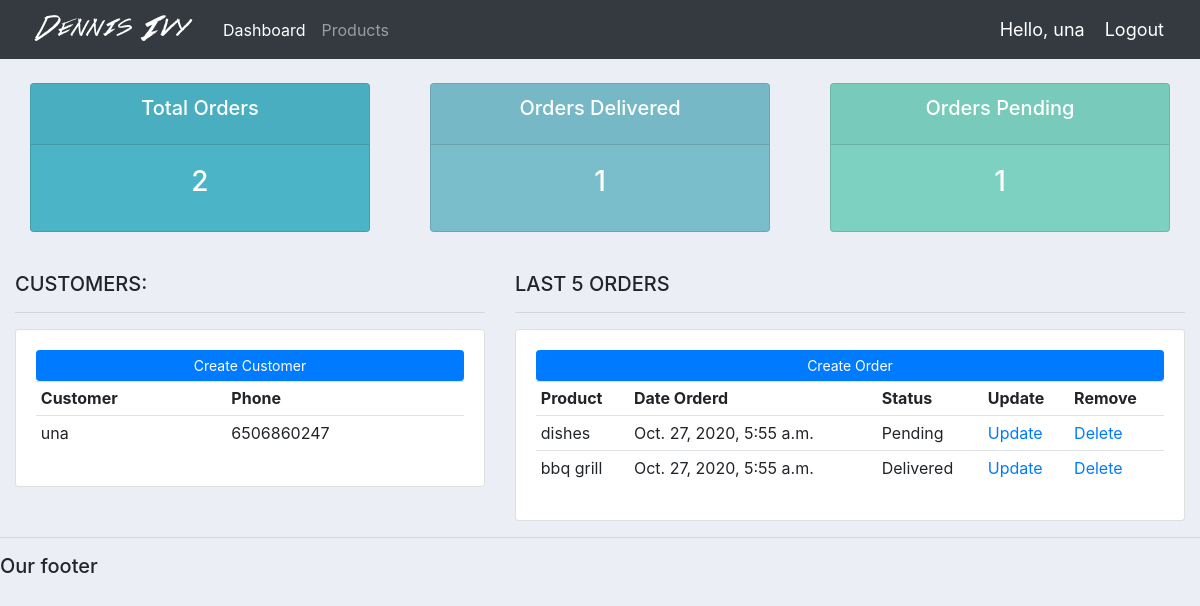
The app's page / (signed in) with its own data.
### accounts/models.py (models this page shows, shortened)
class Customer(models.Model):
    name = models.CharField(max_length=200, null=True)
    phone = models.CharField(max_length=200, null=True)
    email = models.CharField(max_length=200, null=True)
    date_created = models.DateTimeField(auto_now_add=True, null=True)

class Order(models.Model):
    STATUS = (
			('Pending', 'Pending'),
			('Out for delivery', 'Out for delivery'),
			('Delivered', 'Delivered'),
			)
    customer = models.ForeignKey(Customer, null=True, on_delete= models.SET_NULL)
    product = models.ForeignKey(Product, null=True, on_delete= models.SET_NULL)
    date_created = models.DateTimeField(auto_now_add=True, null=True)
    status = models.CharField(max_length=200, null=True, choices=STATUS)

class Product(models.Model):
    CATEGORY = (
			('Indoor', 'Indoor'),
			('Out Door', 'Out Door'),
			)
    name = models.CharField(max_length=200, null=True)
    price = models.FloatField(null=True)
    category = models.CharField(max_length=200, null=True, choices=CATEGORY)
    description = models.CharField(max_length=200, null=True)
    date_created = models.DateTimeField(auto_now_add=True, null=True)
    tags = models.ManyToManyField(Tag) #add many-to-many relationship
    def __str__(self):
        return self.name

### accounts/decorators.py (the view)
    def wrapper_func(request, *args , **kwargs):
        group = None
        if request.user.groups.exists():
            group = request.user.groups.all()[0].name
        if group == 'moderator' :
            return view_func(request, *args , **kwargs)
        if group == 'restaurant' :
            return redirect('user-page')

### accounts/views.py (called while the page is built)
@login_required(login_url='login')
@admin_only
def home(request):
    orders = Order.objects.all()
    customers = Customer.objects.all()
    total_customers = customers.count()
    total_orders = orders.count()
    delivered = orders.filter(status='Delivered').count()
    pending = orders.filter(status='Pending').count()
    context = {'orders':orders, 'customers':customers,
	'total_orders':total_orders,'delivered':delivered,
	'pending':pending }
    return render(request,'accounts/dashboard.html',context)

### accounts/templates/accounts/dashboard.html
{%  extends 'accounts/main.html' %}
{% block content %}
{%  include 'accounts/status.html' %}
<br>
<div class="row">
	<div class="col-md-5">
		<h5>CUSTOMERS:</h5>
		<hr>
		<div class="card card-body">
			<a class="btn btn-primary  btn-sm btn-block" href="">Create Customer</a>
			<table class="table table-sm">
				<tr>
					<th>Customer</th>
					<th>Phone</th>
				</tr>
				{% for customer in customers %}
					<tr>
						<td>{{customer.name}}</td>
						<td>{{customer.phone}}</td>
					</tr>
				{% endfor %}
			</table>
		</div>
	</div>
	<div class="col-md-7">
		<h5>LAST 5 ORDERS</h5>
		<hr>
		<div class="card card-body">
			<a class="btn btn-primary  btn-sm btn-block" href="">Create Order</a>
			<table class="table table-sm">
				<tr>
					<th>Product</th>
					<th>Date Orderd</th>
					<th>Status</th>
					<th>Update</th>
					<th>Remove</th>
				</tr>
				{% for order in orders %}
					<tr>
						<td>{{order.product}}</td>
						<td>{{order.date_created}}</td>
						<td>{{order.status}}</td>
						<td><a href="">Update</a></td>
						<td><a href="">Delete</a></td>
					</tr>
				{% endfor %}
			</table>
		</div>
	</div>
</div>
{% endblock %}

### accounts/templates/accounts/main.html (shortened to what this page needs)
{% load static %}
<!DOCTYPE html>
<html>
<head>
	<link rel="stylesheet" href="https://stackpath.bootstrapcdn.com/bootstrap/4.3.1/css/bootstrap.min.css">
	<link rel="stylesheet" type="text/css" href="{% static '/css/main.css' %}">
</head>
<body>
	{%  include 'accounts/navbar.html' %}
	<div class="container-fluid">
	{% block content %}
	{% endblock %}
    </div>
	<hr>
	<h5>Our footer</h5>
</body>
</html>

### accounts/templates/accounts/navbar.html (shortened to what this page needs)
{% load static %}
<nav class="navbar navbar-expand-lg navbar-dark bg-dark">
 <img src="{% static 'images/logo.png' %}">
  <div class="collapse navbar-collapse" id="navbarNav">
    <ul class="navbar-nav">
      <li class="nav-item active">
        <a class="nav-link" href="{% url 'home' %}">Dashboard</a>
      </li>
      <li class="nav-item">
        <a class="nav-link" href="{% url 'products' %}">Products</a>
      </li>
    </ul>
  </div>
  <span class="hello-msg">Hello, {{request.user}}</span>
  <span ><a  class="hello-msg" href="{% url 'logout' %}">Logout</a></span>
</nav>

### accounts/templates/accounts/status.html
<br>
<div class="row">
	<div class="col">
		<div class="col-md">
			<div class="card text-center text-white  mb-3" id="total-orders">
			  	<div class="card-header">
			  		<h5 class="card-title">Total Orders</h5>
			  	</div>
			  	<div class="card-body">
			    	<h3 class="card-title">{{total_orders}}</h3>
			  	</div>
			</div>
		</div>
	</div>
	<div class="col">
		<div class="col-md">
			<div class="card text-center text-white  mb-3" id="orders-delivered">
			  	<div class="card-header">
			  		<h5 class="card-title">Orders Delivered</h5>
			  	</div>
			  	<div class="card-body">
			    	<h3 class="card-title">{{delivered}}</h3>
			  	</div>
			</div>
		</div>
	</div>
	<div class="col">
		<div class="col-md">
			<div class="card text-center text-white  mb-3" id="orders-pending">
			  	<div class="card-header">
			  		<h5 class="card-title">Orders Pending</h5>
			  	</div>
			  	<div class="card-body">
			    	<h3 class="card-title">{{pending}}</h3>
			  	</div>
			</div>
		</div>
	</div>
</div>

### static/css/main.css (style rules this page uses)
body { background-color: #ebeff5; }
#total-orders { background-color: #4cb4c7; }
#orders-delivered { background-color: #7abecc; }
#orders-pending { background-color: #7CD1C0; }

### accounts/templates/accounts/navbar.html (style rules this page uses)
.hello-msg { font-size: 18px; color: #fff; margin-right: 20px; }

### records on screen
Customer: name "una", phone "6506860247"
Order: product "dishes", date_created "Oct. 27, 2020, 5:55 a.m.", status "Pending"
Order: product "bbq grill", date_created "Oct. 27, 2020, 5:55 a.m.", status "Delivered"

### other values on screen
{{ request.user }} "una"
{{ total_orders }} "2"
{{ delivered }} "1"
{{ pending }} "1"
